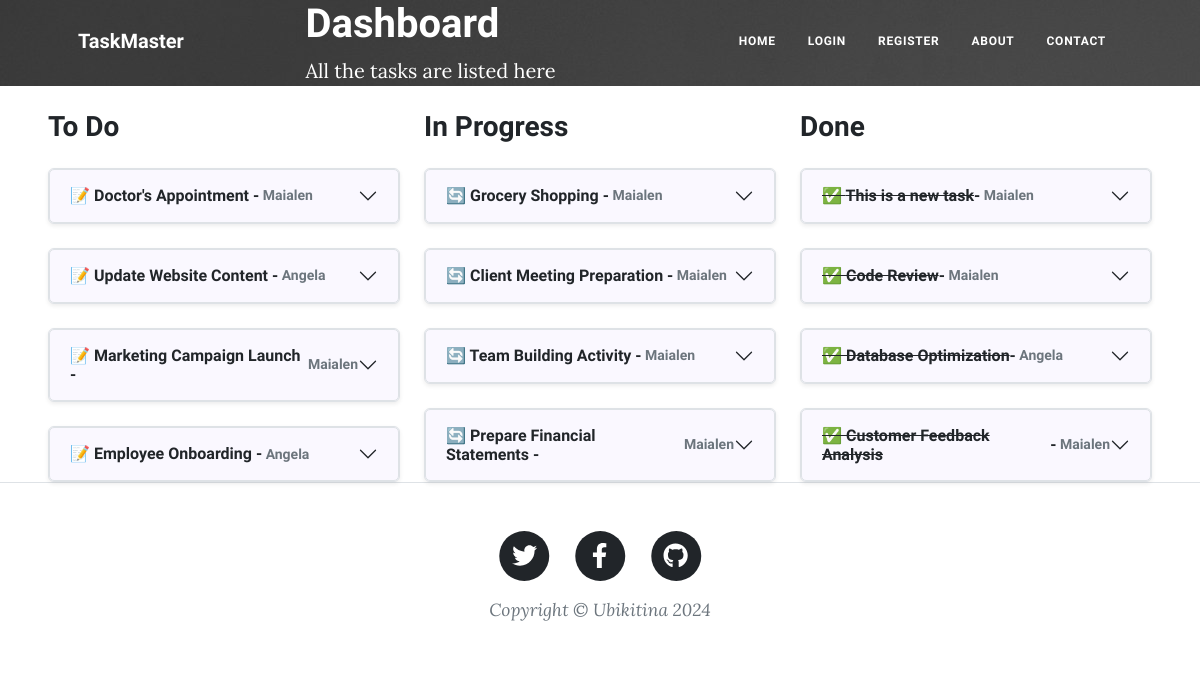
/dashboard, run on the app's committed database.
### main.py (models this page shows)
class Task(db.Model):
    __tablename__ = "tasks"
    id = db.Column(db.Integer, primary_key=True)
    author_id = db.Column(db.Integer, db.ForeignKey("users.id"))
    author = relationship("User", back_populates="tasks")
    title = db.Column(db.String(250), unique=True, nullable=False)
    date = db.Column(db.String(250), nullable=False)
    body = db.Column(db.Text, nullable=False)
    status = db.Column(db.String(250), nullable=False)
    comments = relationship("Comment", back_populates="parent_task")

class User(UserMixin, db.Model):
    __tablename__ = "users"
    id = db.Column(db.Integer, primary_key=True)
    email = db.Column(db.String(100), unique=True)
    password = db.Column(db.String(100))
    name = db.Column(db.String(100))
    tasks = relationship("Task", back_populates="author")  # The "author" refers to the author property in the Task class.
    comments = relationship("Comment", back_populates="comment_author")  # "comment_author" refers to the comment_author property in the Comment class.

### main.py (the view)
@app.route('/dashboard')
def dashboard():
    result = db.session.execute(db.select(Task))
    tasks = result.scalars().all()
    return render_template("dashboard.html", all_tasks=tasks, current_user=current_user)

### templates/dashboard.html (shortened to what this page needs)
{% include "header.html" %}
<header class="main-banner" style="background-image: url('../static/assets/img/home-bg.jpg')">
  <div class="container position-relative px-4 px-lg-5">
    <div class="row gx-4 gx-lg-5 justify-content-center">
      <div class="col-md-10 col-lg-8 col-xl-7">
        <div class="site-heading">
          <h1 style="color: white;">Dashboard</h1>
          <span class="subheading" style="color: white;">All the tasks are listed here</span>
        </div>
      </div>
    </div>
  </div>
</header>
<div class="container-fluid px-4 px-lg-5">
  <div class="row gx-4 gx-lg-5 justify-content-center">
    <div class="col-md-12">
      <div class="row">
        <div class="col-md-4">
          <h3>To Do</h3>
          {% for task in all_tasks if task.status == 'To do' %}
          <div class="accordion" id="postAccordionToDo">
            <div class="accordion-item border rounded shadow-sm">
              <h2 class="accordion-header" id="headingPostToDo{{ task.id }}">
                <button class="accordion-button collapsed" type="button" data-bs-toggle="collapse" data-bs-target="#collapsePostToDo{{ task.id }}" aria-expanded="false" aria-controls="collapsePostToDo{{ task.id }}">
                  📝 {{ task.title }} - <small class="text-muted">&nbsp;{{ task.author.name }}</small>
                </button>
              </h2>
            </div>
          </div>
          {% endfor %}
        </div>
        <div class="col-md-4">
          <h3>In Progress</h3>
          {% for task in all_tasks if task.status == 'In progress' %}
          <div class="accordion" id="postAccordionToDo">
            <div class="accordion-item border rounded shadow-sm">
              <h2 class="accordion-header" id="headingPostToDo{{ task.id }}">
                <button class="accordion-button collapsed" type="button" data-bs-toggle="collapse" data-bs-target="#collapsePostToDo{{ task.id }}" aria-expanded="false" aria-controls="collapsePostToDo{{ task.id }}">
                  🔄 {{ task.title }} - <small class="text-muted">&nbsp;{{ task.author.name }}</small>
                </button>
              </h2>
            </div>
          </div>
          {% endfor %}
        </div>
        <div class="col-md-4">
          <h3>Done</h3>
          {% for task in all_tasks if task.status == 'Done' %}
          <div class="accordion" id="postAccordionToDo">
            <div class="accordion-item border rounded shadow-sm">
              <h2 class="accordion-header" id="headingPostToDo{{ task.id }}">
                <button class="accordion-button collapsed" type="button" data-bs-toggle="collapse" data-bs-target="#collapsePostToDo{{ task.id }}" aria-expanded="false" aria-controls="collapsePostToDo{{ task.id }}">
                  <span style="text-decoration: line-through;">✅ {{ task.title }}</span> - <small class="text-muted">&nbsp;{{ task.author.name }}</small>
                </button>
              </h2>
            </div>
          </div>
          {% endfor %}
        </div>
      </div>
    </div>
  </div>
</div>
{% include "footer.html" %}

### templates/header.html (shortened to what this page needs)
<!DOCTYPE html>
<html lang="en">
  <head>
    {% block styles %}
    {{ bootstrap.load_css() }}
    <link
      href="{{ url_for('static', filename='css/styles.css') }}"
      rel="stylesheet"
    />
    {% endblock %}
  </head>
  <body>
    <nav class="navbar navbar-expand-lg navbar-light" id="mainNav">
      <div class="container px-4 px-lg-5">
        <a class="navbar-brand" href="/">TaskMaster</a>
        <div class="collapse navbar-collapse" id="navbarResponsive">
          <ul class="navbar-nav ms-auto py-4 py-lg-0">
            <li class="nav-item">
              <a
                class="nav-link px-lg-3 py-3 py-lg-4"
                href="{{ url_for('home_page') }}"
                >Home</a
              >
            </li>
            {% if not current_user.is_authenticated: %}
            <li class="nav-item">
              <a
                class="nav-link px-lg-3 py-3 py-lg-4"
                href="{{ url_for('login') }}"
                >Login</a
              >
            </li>
            <li class="nav-item">
              <a
                class="nav-link px-lg-3 py-3 py-lg-4"
                href="{{ url_for('register') }}"
                >Register</a
              >
            </li>
            {% endif %}
            <li class="nav-item">
              <a
                class="nav-link px-lg-3 py-3 py-lg-4"
                href="{{ url_for('about') }}"
                >About</a
              >
            </li>
            <li class="nav-item">
              <a
                class="nav-link px-lg-3 py-3 py-lg-4"
                href="{{ url_for('contact') }}"
                >Contact</a
              >
            </li>
          </ul>
        </div>
      </div>
    </nav>
  </body>
</html>

### templates/footer.html (shortened to what this page needs)
        <footer class="border-top">
          <div class="container px-4 px-lg-5">
              <div class="row gx-4 gx-lg-5 justify-content-center">
                  <div class="col-md-10 col-lg-8 col-xl-7">
                      <ul class="list-inline text-center">
                          <li class="list-inline-item">
                              <a href="#!">
                                  <span class="fa-stack fa-lg">
                                      <i class="fas fa-circle fa-stack-2x"></i>
                                      <i class="fab fa-twitter fa-stack-1x fa-inverse"></i>
                                  </span>
                              </a>
                          </li>
                          <li class="list-inline-item">
                              <a href="#!">
                                  <span class="fa-stack fa-lg">
                                      <i class="fas fa-circle fa-stack-2x"></i>
                                      <i class="fab fa-facebook-f fa-stack-1x fa-inverse"></i>
                                  </span>
                              </a>
                          </li>
                          <li class="list-inline-item">
                              <a href="#!">
                                  <span class="fa-stack fa-lg">
                                      <i class="fas fa-circle fa-stack-2x"></i>
                                      <i class="fab fa-github fa-stack-1x fa-inverse"></i>
                                  </span>
                              </a>
                          </li>
                      </ul>
                      <div class="small text-center text-muted fst-italic">Copyright &copy; Ubikitina 2024</div>
                  </div>
              </div>
          </div>
      </footer>
  </body>
</html>

### data on the page
Task: title "Doctor's Appointment", author.name "Maialen"
Task: title "Update Website Content", author.name "Angela"
Task: title "Marketing Campaign Launch", author.name "Maialen"
Task: title "Employee Onboarding", author.name "Angela"
Task: title "Grocery Shopping", author.name "Maialen"
Task: title "Client Meeting Preparation", author.name "Maialen"
Task: title "Team Building Activity", author.name "Maialen"
Task: title "Prepare Financial Statements", author.name "Maialen"
Task: title "This is a new task", author.name "Maialen"
Task: title "Code Review", author.name "Maialen"
Task: title "Database Optimization", author.name "Angela"
Task: title "Customer Feedback Analysis", author.name "Maialen"
